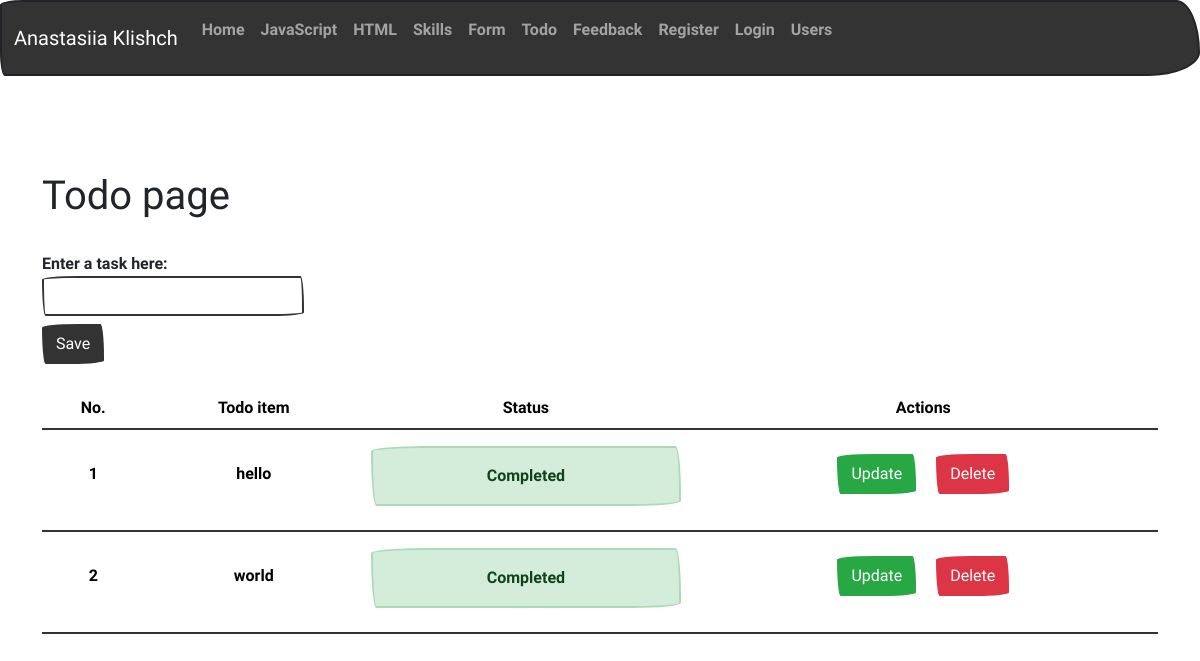
Screenshot of /todo with the database file from the repository.
### app/todo/models.py (models this page shows)
class Todo(db.Model):
    id = db.Column(db.Integer, primary_key=True)
    title = db.Column(db.String(100))
    complete = db.Column(db.Boolean)
    description = db.Column(db.Boolean)

### app/todo/views.py (the view)
@todo.route('/todo', methods=['GET', 'POST'])
def todos():
    form = TodoForm()
    todo_list = Todo.query.all()
    return render_template("todo.html", form=form, todo_list=todo_list)

### app/todo/forms.py
class TodoForm(FlaskForm):
    title = StringField("Enter a task here: ",
                         validators=[DataRequired("This field is required.")],
                         render_kw={"class": "form-control me-sm-2"})
    submit_todo = SubmitField("Save",
                         render_kw={"class": "btn btn-primary my-2 my-sm-0"})

### app/todo/templates/todo/todo.html (shortened to what this page needs)
{% from 'render_field.html' import render_field %}
{% extends "base.html" %}
{% block content %}
<h1>Todo page</h1>
<div class="d-flex">
    <div class="mt-4 ">
        <form method="post" action="{{ url_for('todo.add') }}" novalidate>
            {{ render_field(form.title) }}
            {{ form.submit_todo() }}
        </form>
    </div>
</div>
<div class="mt-4">
    <table class="table mb-4 text-center">
        <thead>
            <tr>
            <th scope="col">No.</th>
            <th scope="col">Todo item</th>
            <th scope="col">Status</th>
            <th scope="col">Actions</th>
            </tr>
        </thead>
        <tbody>
            {% for todo in todo_list %}
            <tr>
            <th scope="row">
                <div class="mt-4 text-center">
                    {{todo.id }}
                </div>
            </th>
            <td>
                <div class="mt-4 text-center">
                    {{ todo.title }}
                </div>
            </td>
            <td>
                <div class="mt-2 text-center">
                    {% if todo.complete == False %}
                    <div class="alert alert-secondary" role="alert">In progress</div>
                    {% else %}
                    <div class="alert alert-success" role="alert">Completed</div>
                    {% endif %}
                </div>
            </td>
            <td>
                <div class="mt-3 text-center">
                    <a class="btn btn-success" href="/update/{{ todo.id }}">Update</a>
                    <a class="btn btn-danger ms-3" href="/delete/{{ todo.id }}">Delete</a>
                </div>
            </td>
            </tr>
            {% endfor %}
        </tbody>
    </table>
</div>
{% endblock %}

### app/static/css/mystyle.css (style rules this page uses)
body { justify-content: center; align-items: center; height: 100vh; margin: 0; }
input { text-align: center; }

### rows the page displays
Todo: id "1", title "hello", complete "Completed"
Todo: id "2", title "world", complete "Completed"

### other values shown
{{ name }} "Home" "JavaScript" "HTML" "Skills" "Form" "Todo" "Feedback" "Register" "Login" "Users"
{{ field.label }} "Enter a task here:"
